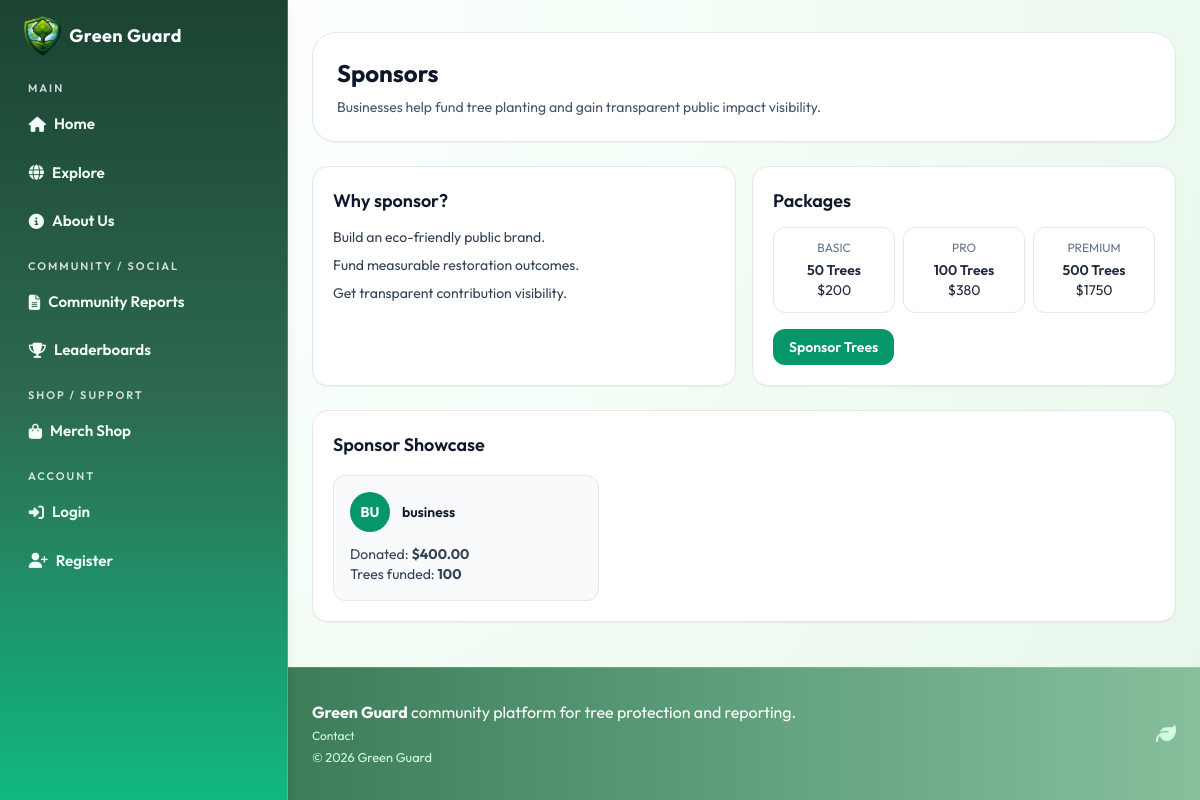
The app's page /sponsors, older data.
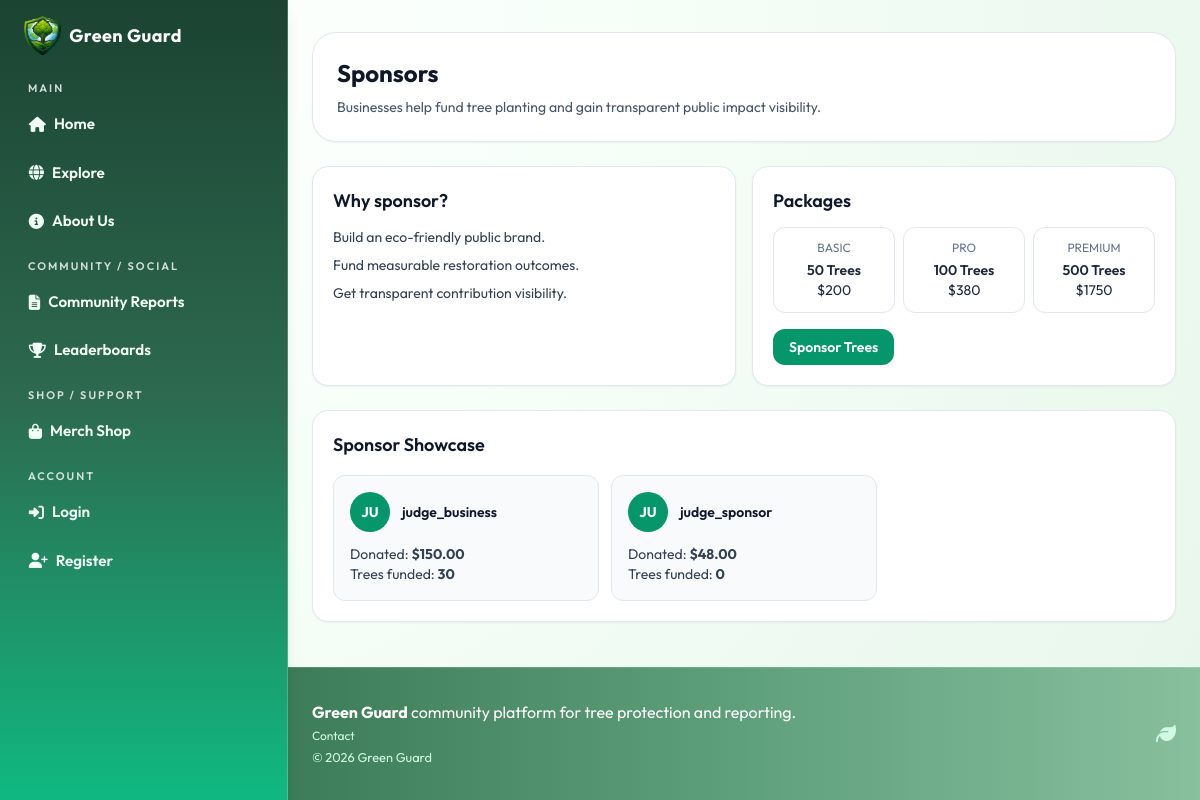
The same page, newer data.
### models.py (models this page shows, shortened)
class User(UserMixin, db.Model):
    id = db.Column(db.Integer, primary_key=True)
    username = db.Column(db.String(80), unique=True, nullable=False)
    email = db.Column(db.String(120), unique=True, nullable=False)
    password_hash = db.Column(db.String(255), nullable=False)
    role = db.Column(db.String(30), default="individual", nullable=False)
    is_admin = db.Column(db.Boolean, default=False, nullable=False)
    verification_status = db.Column(
        db.String(20), default="approved", nullable=False
    )
    verified_at = db.Column(db.DateTime)
    verified_by_id = db.Column(db.Integer, db.ForeignKey("user.id"))
    created_at = db.Column(
        db.DateTime, default=datetime.utcnow, nullable=False)
    verified_by = db.relationship(
        "User",
        remote_side=[id],
        foreign_keys=[verified_by_id],
        post_update=True,
    )
    tree_records = db.relationship(
        "TreeRecord", backref="user", lazy=True, cascade="all, delete-orphan"
    )
    cutting_reports = db.relationship(
        "CuttingReport", backref="user", lazy=True, cascade="all, delete-orphan"
    )
    volunteer_signups = db.relationship(
        "VolunteerCampaignSignup", backref="user", lazy=True, cascade="all, delete-orphan"
    )
    support_donations = db.relationship(
        "SupportDonation", backref="user", lazy=True, cascade="all, delete-orphan"
    )
    created_campaigns = db.relationship(
        "Campaign", backref="creator", lazy=True, foreign_keys="Campaign.creator_user_id"
    )
    merch_purchases = db.relationship(
        "MerchPurchase", backref="user", lazy=True, cascade="all, delete-orphan"
    )

### routes/main.py (the view)
@main_bp.route("/sponsors")
def sponsors_page():
    sponsors = User.query.filter(
        User.is_admin.is_(False),
        User.role.in_(["business", "individual"]),
    ).all()
    sponsor_showcase = []
    for sponsor in sponsors:
        donations = SupportDonation.query.filter_by(user_id=sponsor.id).all()
        amount_total = sum(float(item.amount) for item in donations)
        trees_total = sum(
            item.quantity or 0 for item in donations if item.category == "plants"
        )
        if amount_total <= 0 and trees_total <= 0:
            continue
        sponsor_showcase.append(
            {
                "user": sponsor,
                "amount_total": amount_total,
                "trees_total": trees_total,
            }
        )
    sponsor_showcase.sort(
        key=lambda row: (row["amount_total"], row["trees_total"]),
        reverse=True,
    )
    return render_template(
        "businesses/sponsors/sponsors.html",
        sponsor_showcase=sponsor_showcase[:12],
    )

### templates/businesses/sponsors/sponsors.html (shortened to what this page needs)
{% extends 'base.html' %}
{% block content %}
  <section class="mx-auto mt-8 w-full max-w-6xl px-4 sm:px-6">
    <div class="rounded-3xl border border-slate-200 bg-white p-6 shadow-sm">
      <h1 class="text-2xl font-bold text-slate-900">Sponsors</h1>
      <p class="mt-2 text-sm text-slate-600">Businesses help fund tree planting and gain transparent public impact visibility.</p>
    </div>
    <div class="mt-6 grid gap-4 lg:grid-cols-2">
      <article class="rounded-2xl border border-slate-200 bg-white p-5 shadow-sm">
        <h2 class="text-lg font-semibold text-slate-900">Why sponsor?</h2>
        <ul class="mt-3 space-y-2 text-sm text-slate-700">
          <li>Build an eco-friendly public brand.</li>
          <li>Fund measurable restoration outcomes.</li>
          <li>Get transparent contribution visibility.</li>
        </ul>
      </article>
      <article class="rounded-2xl border border-slate-200 bg-white p-5 shadow-sm">
        <h2 class="text-lg font-semibold text-slate-900">Packages</h2>
        <div class="mt-3 grid gap-2 sm:grid-cols-3">
          <div class="rounded-xl border border-slate-200 p-3 text-center">
            <p class="text-xs uppercase text-slate-500">Basic</p>
            <p class="mt-1 text-sm font-semibold">50 Trees</p>
            <p class="text-sm">$200</p>
          </div>
          <div class="rounded-xl border border-slate-200 p-3 text-center">
            <p class="text-xs uppercase text-slate-500">Pro</p>
            <p class="mt-1 text-sm font-semibold">100 Trees</p>
            <p class="text-sm">$380</p>
          </div>
          <div class="rounded-xl border border-slate-200 p-3 text-center">
            <p class="text-xs uppercase text-slate-500">Premium</p>
            <p class="mt-1 text-sm font-semibold">500 Trees</p>
            <p class="text-sm">$1750</p>
          </div>
        </div>
        <a href="{{ url_for('main.sponsorship_donations') }}" class="mt-4 inline-block rounded-xl bg-emerald-600 px-4 py-2 text-sm font-semibold text-white hover:bg-emerald-700">Sponsor Trees</a>
      </article>
    </div>
    <article class="mt-6 mb-10 rounded-2xl border border-slate-200 bg-white p-5 shadow-sm">
      <h2 class="text-lg font-semibold text-slate-900">Sponsor Showcase</h2>
      {% if sponsor_showcase %}
        <div class="mt-4 grid gap-3 sm:grid-cols-2 lg:grid-cols-3">
          {% for sponsor in sponsor_showcase %}
            <div class="rounded-xl border border-slate-200 bg-slate-50 p-4">
              <div class="flex items-center gap-3">
                <div class="flex h-10 w-10 items-center justify-center rounded-full bg-emerald-600 text-sm font-bold text-white">{{ sponsor.user.username[:2]|upper }}</div>
                <p class="text-sm font-semibold text-slate-900">{{ sponsor.user.username }}</p>
              </div>
              <p class="mt-3 text-sm text-slate-700">
                Donated: <strong>${{ '%.2f'|format(sponsor.amount_total) }}</strong>
              </p>
              <p class="text-sm text-slate-700">
                Trees funded: <strong>{{ sponsor.trees_total }}</strong>
              </p>
            </div>
          {% endfor %}
        </div>
      {% else %}
        <p class="mt-3 text-sm text-slate-600">No sponsors published yet.</p>
      {% endif %}
    </article>
  </section>
{% endblock %}

Row changes from the older to the newer data that the page shows:
no longer on this page (row unchanged): User: user "BU", user.username "business"
added User: user "JU", user.username "judge_business"
added User: user "JU", user.username "judge_sponsor"
Text that changed along with them:
new list line: "Donated: $ 150.00 Trees funded: 30"
new list line: "Donated: $ 48.00 Trees funded: 0"
list line gone: "Donated: $ 400.00 Trees funded: 100"
